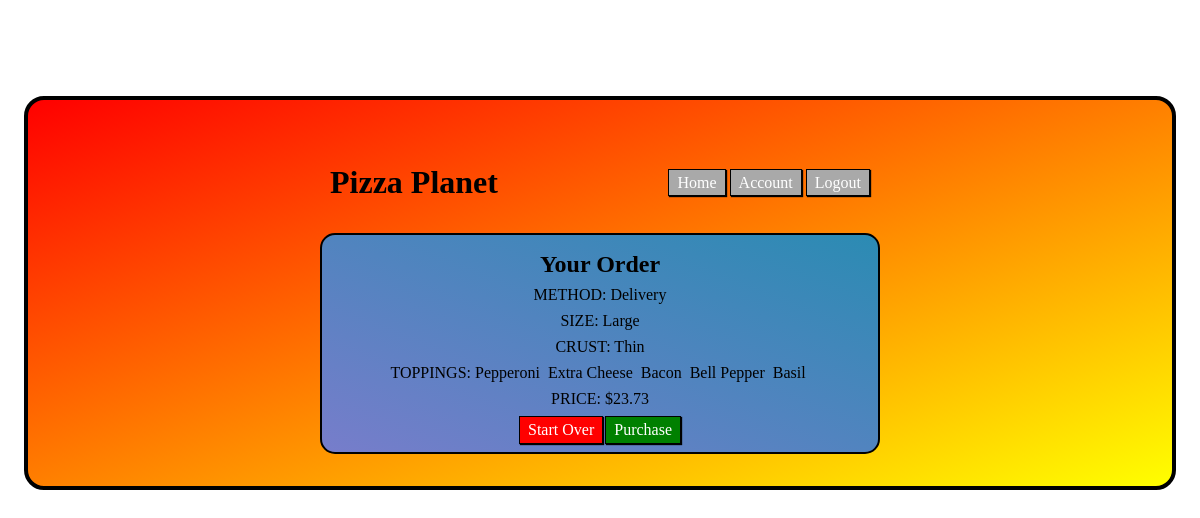
Screenshot of /cart/69 (signed in) with the database file from the repository.
### food_app/models.py (models this page shows)
class Pizza(models.Model):
    method = models.CharField(max_length=25)
    size = models.CharField(max_length=125)
    crust = models.CharField(max_length=25)
    price = models.FloatField(default=14.99)
    created_at = models.DateTimeField(auto_now_add=True)
    updated_at = models.DateTimeField(auto_now=True)
    ordered_by = models.ForeignKey(User, related_name="pizzas_ordered", on_delete=models.CASCADE)
    favorited_by = models.ManyToManyField(User, related_name="liked_pizzas")

class Topping(models.Model):
    name = models.CharField(max_length=20, blank=True)
    pizzas_topped = models.ManyToManyField(Pizza, related_name="toppings", blank=True)
    created_at = models.DateTimeField(auto_now_add=True)
    updated_at = models.DateTimeField(auto_now=True)

### food_app/views.py (the view)
# urls.py: path('cart/<int:pizza_id>', views.cart),
def cart(request, pizza_id):
    if 'user_id' not in request.session:
        return redirect('/')
    this_user = User.objects.get(id = request.session['user_id'])
    this_pizza = Pizza.objects.get(id = pizza_id)
    context = {
        'pizza' : this_pizza,
        'user' : this_user,
    }
    return render(request, 'cart.html', context)

### food_app/templates/cart.html (shortened to what this page needs)
<!DOCTYPE html>
<html lang="en">
<head>
    {% load static %}
    <link rel="stylesheet" href="{% static 'cart.css' %}">
</head>
<body>
    <div id="container">
        <div id="nav">
            <h1>Pizza Planet</h1>
            <div id="navbar">
                <a href="/menu">Home</a>
                <a href="/user/{{user.id}}">Account</a>
                <a href="/logout">Logout</a>
            </div>
        </div>
        <div id="checkout">
            <div class="line">
                <h2>Your Order</h2>
            </div>
            <div class="line">
                <p>METHOD: {{pizza.method }}</p>
            </div>
            <div class="line">
                <p>SIZE: {{ pizza.size }}</p>
            </div>
            <div class="line">
                <p>CRUST: {{ pizza.crust }}</p>
            </div>
            <div class="line">
                <p>TOPPINGS:</p>
                {% for toppings in pizza.toppings.all %}
                <p>&nbsp;{{ toppings.name }}&nbsp;</p>
                {% endfor %}
            </div>
            <div class="line">
                <p>PRICE: ${{ pizza.price }}</p>
            </div>
            <div class="line" style="width: 30%;">
                <a href="/menu" style="background-color: red;">Start Over</a>
                <a href="/success/{{ pizza.id }}" style="background-color: green;">Purchase</a>
            </div>
        </div>
    </div>
</body>
</html>

### food_app/static/cart.css (style rules this page uses)
* { padding: 0; margin: 0; }
#container { display: flex; flex-direction: column; align-items: center; justify-content: center; width: 90%; margin: 6em auto 0px auto; height: 80%; background-image: linear-gradient(to bottom right, red, yellow); padding: 2em; border: 4px solid black; border-radius: 20px; }
.line { display: flex; justify-content: space-between; flex-wrap: wrap; margin-top: .5em; }
#checkout { display: flex; flex-direction: column; width: 50%; padding: .5em; border: 2px solid black; border-radius: 15px; background-image: linear-gradient(to bottom left, #2b8bb3, #777dcb); align-items: center; }
#nav { display: flex; justify-content: space-between; align-items: center; margin: 2em 0 2em 0; width: 50%; }
a { border: 1px solid black; box-shadow: 1px 1px 1px black; color: white; text-decoration: none; padding: .25em .5em .25em .5em; background-color: darkgrey; }

### rows the page displays
Pizza: method "Delivery", size "Large", crust "Thin", price "23.73"
Topping: name "Pepperoni"
Topping: name "Extra Cheese"
Topping: name "Bacon"
Topping: name "Bell Pepper"
Topping: name "Basil"
